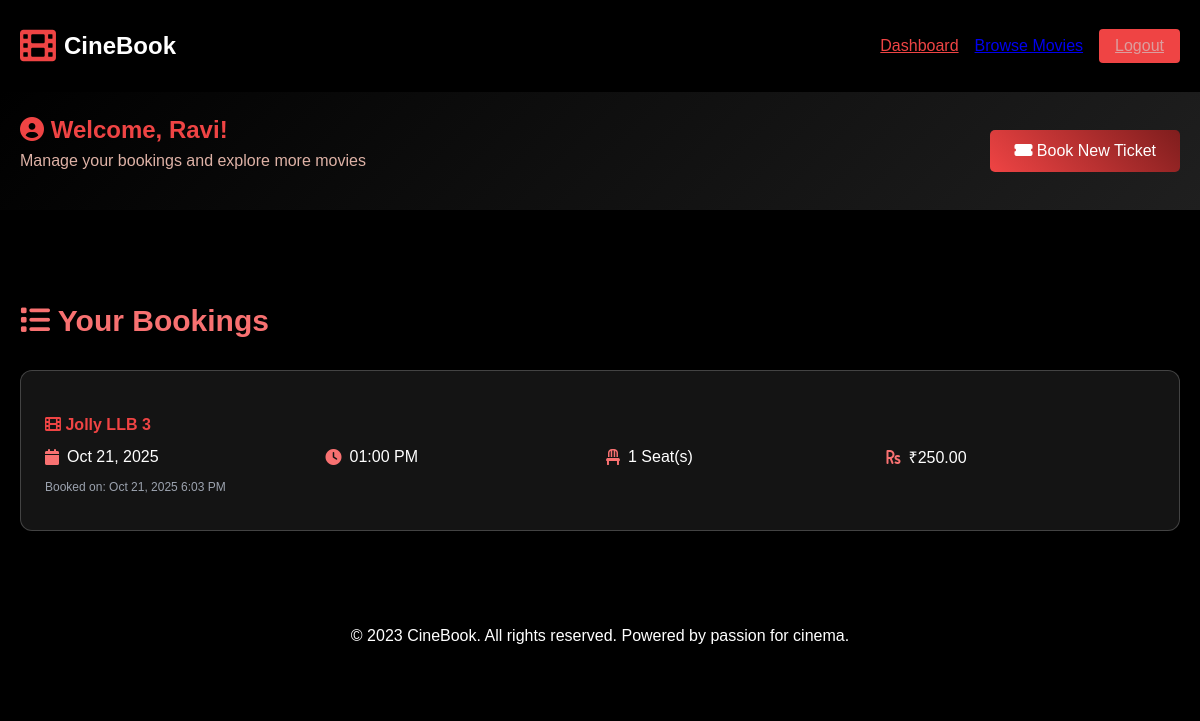
The app's page /dashboard.php (signed in) with its own data.
### tables this page shows
CREATE TABLE `bookings` (
  `id` int(11) NOT NULL,
  `booking_reference` varchar(20) NOT NULL,
  `user_id` int(11) NOT NULL,
  `movie_id` int(11) NOT NULL,
  `movie_title` varchar(200) NOT NULL,
  `seats` int(11) NOT NULL,
  `showtime` varchar(50) NOT NULL,
  `booking_date` date NOT NULL,
  `total_price` decimal(10,2) NOT NULL,
  `booking_status` enum('Confirmed','Cancelled','Completed') DEFAULT 'Confirmed',
  `created_at` timestamp NOT NULL DEFAULT current_timestamp()
);

### config.php (called while the page is built, shortened)
<?php
function h($string) {
    return htmlspecialchars($string, ENT_QUOTES, 'UTF-8');
}
?>

### dashboard.php (the view, shortened to what this page needs)
<?php
require_once 'config.php';
$user_name = $_SESSION['user_name'];
$user_id = $_SESSION['user_id'];
$stmt = $conn->prepare("SELECT * FROM bookings WHERE user_id = ? ORDER BY created_at DESC");
$stmt->bind_param("i", $user_id);
$stmt->execute();
$bookings = $stmt->get_result();
?>
<!DOCTYPE html>
<html lang="en">
<head>
    <link rel="stylesheet" href="https://cdnjs.cloudflare.com/ajax/libs/font-awesome/6.0.0/css/all.min.css">
    <link rel="stylesheet" href="style1.css">
</head>
<body>
    <header>
        <div class="container header-container">
            <div class="logo">
                <i class="fas fa-film"></i>
                <h1>CineBook</h1>
            </div>
            <nav>
                <a href="dashboard.php" class="btn-link" style="color: #ef4444;">Dashboard</a>
                <a href="index.php" class="btn-link">Browse Movies</a>
                <a href="logout.php" class="btn-signup">Logout</a>
            </nav>
        </div>
    </header>
    <section class="dashboard-header">
        <div class="container welcome-section">
            <div class="welcome-text">
                <h2><i class="fas fa-user-circle"></i> Welcome, <?php echo h($user_name); ?>!</h2>
                <p style="color: #deb2a6; margin-top: 8px;">Manage your bookings and explore more movies</p>
            </div>
            <div class="dashboard-nav">
                <a href="booking.php" class="btn-book" style="display: inline-block; text-decoration: none; padding: 12px 24px;">
                    <i class="fas fa-ticket-alt"></i> Book New Ticket
                </a>
            </div>
        </div>
    </section>
    <section class="bookings-section">
        <div class="container">
            <h3 style="font-size: 30px; font-weight: bold; margin-bottom: 32px; color: #f87171;">
                <i class="fas fa-list"></i> Your Bookings
            </h3>
            <?php if ($bookings->num_rows > 0): ?>
                <?php while($booking = $bookings->fetch_assoc()): ?>
                    <div class="booking-card">
                        <h4><i class="fas fa-film"></i> <?php echo h($booking['movie_title']); ?></h4>
                        <div class="booking-info">
                            <div class="info-item">
                                <i class="fas fa-calendar"></i>
                                <span><?php echo date('M d, Y', strtotime($booking['booking_date'])); ?></span>
                            </div>
                            <div class="info-item">
                                <i class="fas fa-clock"></i>
                                <span><?php echo h($booking['showtime']); ?></span>
                            </div>
                            <div class="info-item">
                                <i class="fas fa-chair"></i>
                                <span><?php echo $booking['seats']; ?> Seat(s)</span>
                            </div>
                            <div class="info-item">
                                <i class="fas fa-rupee-sign"></i>
                                <span>₹<?php echo number_format($booking['total_price'], 2); ?></span>
                            </div>
                        </div>
                        <p style="margin-top: 12px; font-size: 12px; color: #9ca3af;">
                            Booked on: <?php echo date('M d, Y g:i A', strtotime($booking['created_at'])); ?>
                        </p>
                    </div>
                <?php endwhile; ?>
            <?php endif; ?>
        </div>
    </section>
    <footer>
        <div class="container">
            <p>&copy; 2023 CineBook. All rights reserved. Powered by passion for cinema.</p>
        </div>
    </footer>
</body>
</html>

### style1.css (style rules this page uses)
.btn-book { background: linear-gradient(45deg, #ef4444, #7f1d1d); border: none; color: white; padding: 12px; border-radius: 5px; cursor: pointer; width: 100%; transition: transform 0.3s ease, background 0.3s ease; }
body { margin: 0; padding: 0; background-color: #000; color: #fff; font-family: 'Arial', sans-serif; min-height: 100vh; }
.container { max-width: 1200px; margin: 0 auto; padding: 0 20px; }
header { background-color: #000; padding: 16px 0; box-shadow: 0 2px 4px rgba(0,0,0,0.5); }
header .header-container { display: flex; justify-content: space-between; align-items: center; }
.logo { display: flex; align-items: center; gap: 8px; }
.logo i { font-size: 36px; color: #ef4444; }
.logo h1 { font-size: 24px; font-weight: bold; }
nav { display: flex; gap: 16px; align-items: center; }
.btn-signup { background-color: #ef4444; color: rgb(219, 158, 158); padding: 8px 16px; border-radius: 4px; }
.btn-book { background: linear-gradient(45deg, #ef4444, #7f1d1d); border: none; color: white; padding: 12px; border-radius: 5px; cursor: pointer; width: 100%; transition: background 0.3s ease; }
footer { background-color: #000; padding: 32px 0; text-align: center; }

### dashboard.php (style rules this page uses)
.dashboard-header { background: linear-gradient(135deg, #000000, #1f1f1f); padding: 24px 0; margin-bottom: 32px; }
.welcome-section { display: flex; justify-content: space-between; align-items: center; flex-wrap: wrap; gap: 16px; }
.welcome-text h2 { color: #ef4444; margin: 0; }
.dashboard-nav { display: flex; gap: 12px; }
.bookings-section { padding: 32px 0; }
.booking-card { background: rgba(255,255,255,0.08); padding: 24px; border-radius: 12px; margin-bottom: 16px; border: 1px solid rgba(255,255,255,0.2); transition: transform 0.3s ease; }
.booking-card h4 { color: #ef4444; margin-bottom: 12px; }
.booking-info { display: grid; grid-template-columns: repeat(auto-fit, minmax(200px, 1fr)); gap: 12px; margin-top: 12px; }
.info-item { display: flex; align-items: center; gap: 8px; }
.info-item i { color: #f87171; }

### records on screen
bookings: movie_title "Jolly LLB 3", booking_date "Oct 21, 2025", showtime "01:00 PM", seats "1", total_price "250.00", created_at "Oct 21, 2025 6:03 PM"

### other values on screen
$user_name "Ravi"
